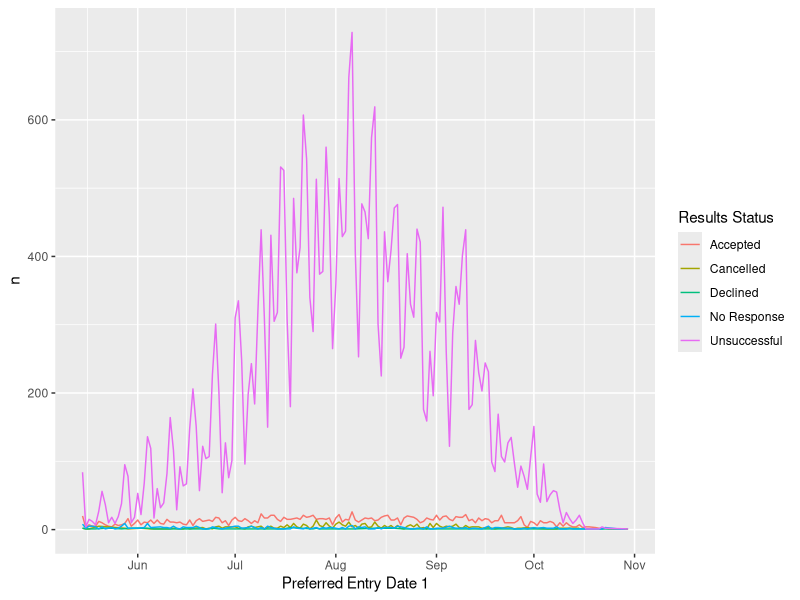
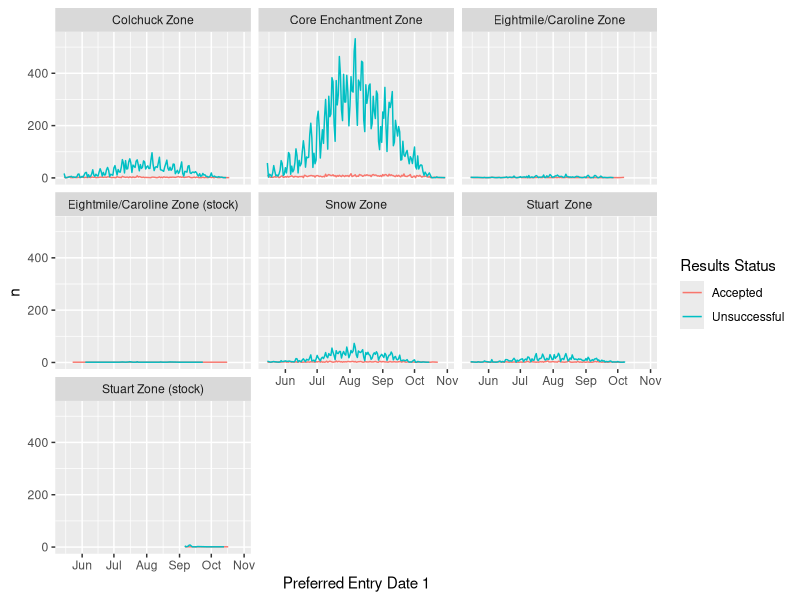

The R source for these figures, in order:
library(tidyverse)
library(readxl)

df <- readxl::read_excel("data/enchantments_raw_data.xlsx") %>%
  mutate_at(c('Preferred Entry Date 1', 'Preferred Entry Date 2', 'Preferred Entry Date 3'), ~as.Date(.)) 

pref_date1 <- df %>% 
  group_by(`Preferred Entry Date 1`, `Results Status`) %>% 
  summarise(n=n())

acc_gg <- pref_date1 %>% 
  ggplot() + 
  geom_line(aes(x=`Preferred Entry Date 1`, y=n,color = `Results Status`))
acc_gg

pref_date_zone <- df %>% 
  group_by(`Preferred Entry Date 1`, `Results Status`, `Preferred Division 1`) %>% 
  summarise(n=n())

acc_gg <- pref_date_zone %>% 
  filter(`Results Status` %in% c("Accepted", "Unsuccessful")) %>%
  ggplot() + 
  geom_line(aes(x=`Preferred Entry Date 1`, y=n,color = `Results Status`)) + 
  facet_wrap(vars(`Preferred Division 1`))
acc_gg



